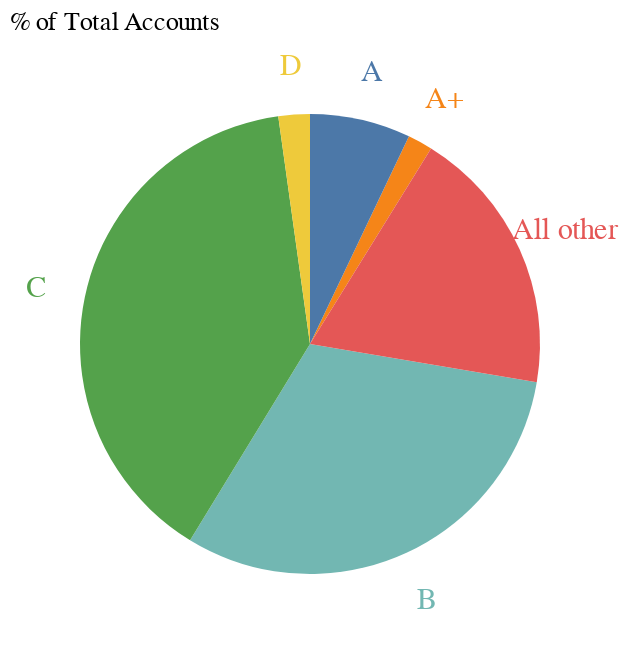

This figure's notebook cell:
### Markdown cell above
Some of the adjustments needed to bring it closer to the original include reordering the tiers, changing the labels position, altering the color palette, and adding an title.

### Code cell
## % of Accounts Pie Chart

# Creating a base chart with a title, aligned to the left and with normal font weight
base = alt.Chart(
    table_charts, 
    title = alt.Title(r"% of Total Accounts", anchor = 'start', fontWeight = 'normal')
).encode(
    theta = alt.Theta("% Accounts:Q", stack = True), # Encoding the angle (theta) for the pie chart
    color = alt.Color('Tier', legend = None), # Encoding color based on the 'Tier' field
    order = alt.Order(field = 'Tier') # Ordering the sectors of the pie chart based on the 'Tier' field
)

# Creating the pie chart with an outer radius of 115
pie = base.mark_arc(outerRadius = 115)

# Creating text labels for each sector of the pie chart
text = base.mark_text(radius = 140, size = 15).encode(text = alt.Text("Tier"))

# Combining the pie chart and text labels
acc_pie = pie + text
acc_pie

### Figure 1 — Vega-Lite specification as saved in the notebook (floating-point values rounded to 4 significant figures)
{"config": {"view": {"continuousWidth": 300, "continuousHeight": 300}}, "layer": [{"mark": {"type": "arc", "outerRadius": 115}, "encoding": {"color": {"field": "Tier", "legend": null, "type": "nominal"}, "order": {"field": "Tier"}, "theta": {"field": "% Accounts", "stack": true, "type": "quantitative"}}, "title": {"text": "% of Total Accounts", "anchor": "start", "fontWeight": "normal"}}, {"mark": {"type": "text", "radius": 140, "size": 15}, "encoding": {"color": {"field": "Tier", "legend": null, "type": "nominal"}, "order": {"field": "Tier"}, "text": {"field": "Tier", "type": "nominal"}, "theta": {"field": "% Accounts", "stack": true, "type": "quantitative"}}, "title": {"text": "% of Total Accounts", "anchor": "start", "fontWeight": "normal"}}], "data": {"name": "data-35f9124c4b8dd7e8e6a83d69924ed8ee"}, "$schema": "https://vega.github.io/schema/vega-lite/v5.15.1.json", "datasets": {"data-35f9124c4b8dd7e8e6a83d69924ed8ee": [{"Tier": "A+", "# of Accounts": 19.0, "% Accounts": 1.746, "Revenue ($M)": 3.927, "% Revenue": 21.0}, {"Tier": "A", "# of Accounts": 77.0, "% Accounts": 7.077, "Revenue ($M)": 4.675, "% Revenue": 25.0}, {"Tier": "B", "# of Accounts": 338.0, "% Accounts": 31.07, "Revenue ($M)": 5.984, "% Revenue": 32.0}, {"Tier": "C", "# of Accounts": 425.0, "% Accounts": 39.06, "Revenue ($M)": 2.805, "% Revenue": 15.0}, {"Tier": "D", "# of Accounts": 24.0, "% Accounts": 2.206, "Revenue ($M)": 0.374, "% Revenue": 2.0}, {"Tier": "All other", "# of Accounts": 205.0, "% Accounts": 18.84, "Revenue ($M)": 0.935, "% Revenue": 5.0}]}}
